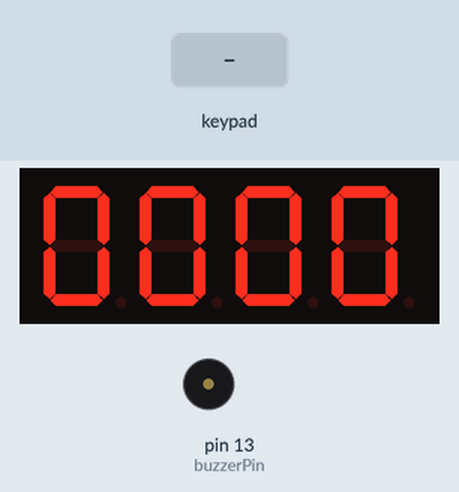
The program below on a simulated Arduino Uno, built with avr-gcc and run on an emulated ATmega328P. Parts: 4-digit seven-segment display, buzzer (waves = sounding). Wiring (inferred from the names in the program): 4-digit 7-segment display, segments lit when LOW: segments pin 2, pin 3, pin 4, pin 5, pin 6, pin 7, pin 8; digit selects pin 9, pin 10, pin 11, pin 12. Inputs (shaded band) come from the test bench. The segment pins are drawn as the display they are named for.

Above: at 1.2 s.
1.3 s: key '1' pressed
At 2.1 s:
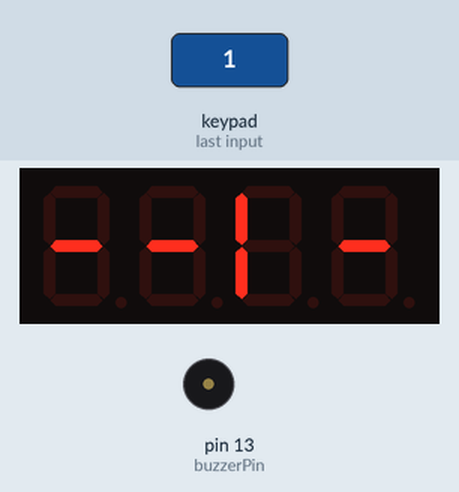
3.8 s: keypad keys 2 3 4 5 6 7 8 pressed 0.4 s apart
At 7.1 s:
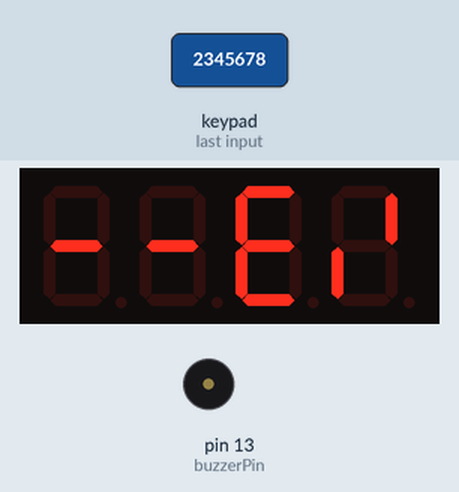
8.1 s: keypad keys 7 5 3 pressed 0.4 s apart
At 11.08 s:
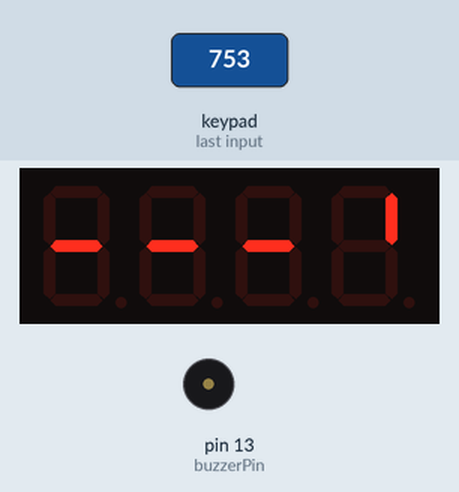
15.3 s: keypad keys 1 3 9 pressed 0.4 s apart
At 16.11 s:
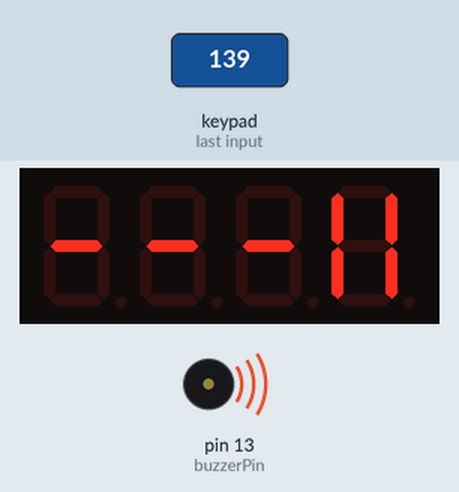
18.0 s: key '9' pressed
At 19.0 s:
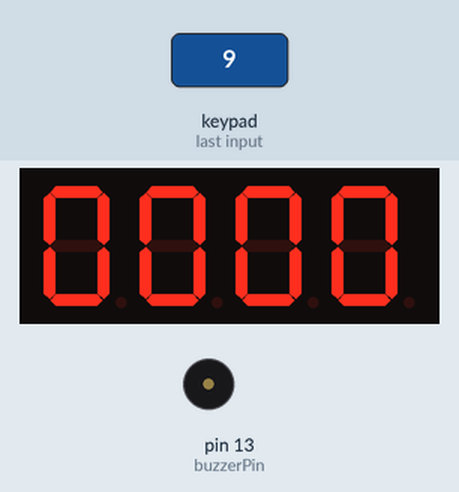
19.5 s: key '1' pressed
At 21.1 s:
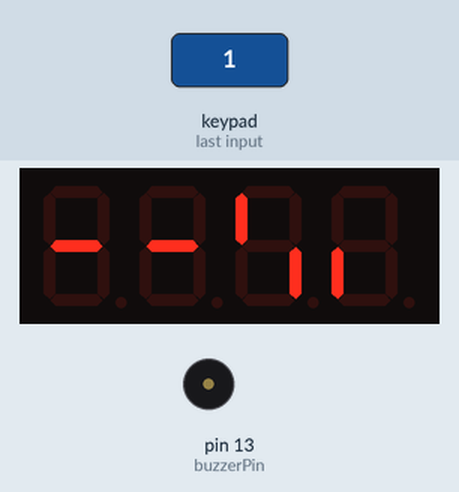
Timing chart, 0 to 26.0 s (numbered marks = the images above; inputs shaded):
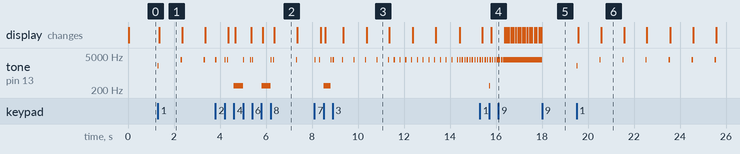

The program:

main.cpp
```cpp
/**
 * ================================================================================
 *          PROJECT: MINI C4 BOMB (GAME PROP / TIMER STYLE INSPIRED BY CS:GO)
 * ================================================================================
 * Hardware used:
 *  - Arduino Uno
 *  - 4-digit 7-segment display (3641AS - Common Cathode)
 *  - 4x4 matrix keypad (configured as 3x3 using pins A0 to A5)
 *  - Passive buzzer (connected to pin 13)
 *
 * Controls:
 *  - Key '1': Arms the bomb and starts the 30-second countdown.
 *  - Keys '7', '5', '3': Secret code sequence to DISARM the bomb.
 *  - Key '9': Resets the game after an explosion or successful disarm.
 *
 * Vibecoded code made by Claude. We decided to share it with the community for educational purposes. AI assist us understanding how to build this code and it implemented while we didn't have enough time at school, lol
 * We made it at school and it was a fun project to learn about electronics and programming.
 * ================================================================================
 */

#include <Arduino.h>
#include <Keypad.h>

// ---------------------------------------------------------
// 1. HARDWARE PIN MAPPING
// ---------------------------------------------------------
// Segment pins (A to G) connected to digital pins 2 to 8
int segmentPins[7] = {2, 3, 4, 5, 6, 7, 8};

// Digit pins (D1 to D4) connected to digital pins 9 to 12
int digitPins[4] = {9, 10, 11, 12};

// Buzzer connection pin
int buzzerPin = 13;

// ---------------------------------------------------------
// 2. MATRIX KEYPAD CONFIGURATION (3x3)
// ---------------------------------------------------------
const byte ROWS = 3;
const byte COLUMNS = 3;

char keys[ROWS][COLUMNS] = {
  {'1', '2', '3'},
  {'4', '5', '6'},
  {'7', '8', '9'}
};

// Rows R1, R2, R3 connected to analog pins A0, A1, A2
byte rowPins[ROWS] = {A0, A1, A2};

// Columns C1, C2, C3 connected to analog pins A3, A4, A5
byte columnPins[COLUMNS] = {A3, A4, A5};

Keypad keypad = Keypad(makeKeymap(keys), rowPins, columnPins, ROWS, COLUMNS);

// ---------------------------------------------------------
// 3. NUMBER TABLE FOR COMMON CATHODE DISPLAY
// ---------------------------------------------------------
// Segment order: {A, B, C, D, E, F, G}
// In common cathode mode: HIGH = LED ON / LOW = LED OFF
const int numbers[11][7] = {
  {HIGH, HIGH, HIGH, HIGH, HIGH, HIGH, LOW }, // Number 0
  {LOW,  HIGH, HIGH, LOW,  LOW,  LOW,  LOW }, // Number 1
  {HIGH, HIGH, LOW,  HIGH, HIGH, LOW,  HIGH}, // Number 2
  {HIGH, HIGH, HIGH, HIGH, LOW,  LOW,  HIGH}, // Number 3
  {LOW,  HIGH, HIGH, LOW,  LOW,  HIGH, HIGH}, // Number 4
  {HIGH, LOW,  HIGH, HIGH, LOW,  HIGH, HIGH}, // Number 5
  {HIGH, LOW,  HIGH, HIGH, HIGH, HIGH, HIGH}, // Number 6
  {HIGH, HIGH, HIGH, LOW,  LOW,  LOW,  LOW }, // Number 7
  {HIGH, HIGH, HIGH, HIGH, HIGH, HIGH, HIGH}, // Number 8
  {HIGH, HIGH, HIGH, HIGH, LOW,  HIGH, HIGH}, // Number 9
  {LOW,  LOW,  LOW,  LOW,  LOW,  LOW,  HIGH}  // Index 10 -> waiting dash "-"
};

// ---------------------------------------------------------
// 4. GAME CONTROL VARIABLES
// ---------------------------------------------------------
enum GameState { WAITING, ARMED, EXPLODED, DISARMED };
GameState currentState = WAITING;

int remainingSeconds = 30;          // Total game time in seconds
unsigned long previousTimer = 0;    // Tracks the real 1-second clock
unsigned long lastBeep = 0;          // Controls the accelerated sound rhythm

// Secret code to disarm the bomb
char secretCode[3] = {'7', '5', '3'};
char currentAttempt[3] = {'_', '_', '_'};
int attemptIndex = 0;

void setup() {
  // Configure display pins as outputs
  for (int i = 0; i < 7; i++) pinMode(segmentPins[i], OUTPUT);
  for (int i = 0; i < 4; i++) {
    pinMode(digitPins[i], OUTPUT);
    digitalWrite(digitPins[i], HIGH); // Keeps digits off during startup
  }

  pinMode(buzzerPin, OUTPUT);
}

// Function responsible for fast multiplexing to light up the 4 digits
void renderCustomDisplay(int d0, int d1, int d2, int d3) {
  int values[4] = {d0, d1, d2, d3};
  for (int i = 0; i < 4; i++) {
    for (int d = 0; d < 4; d++) digitalWrite(digitPins[d], HIGH); // Turn off all digits
    for (int s = 0; s < 7; s++) digitalWrite(segmentPins[s], numbers[values[i]][s]); // Draw the number
    digitalWrite(digitPins[i], LOW); // Turn on only the current digit (common cathode)
    delay(4); // Small delay to take advantage of the persistence of vision
  }
}

void loop() {
  char key = keypad.getKey();

  // ---------------------------------------------------------
  // A. KEY READING AND INPUT HANDLING
  // ---------------------------------------------------------
  if (key) {
    tone(buzzerPin, 2000, 40); // Short click feedback for any key press

    // State 1: Machine idle, waiting to arm
    if (currentState == WAITING && key == '1') {
      currentState = ARMED;
      remainingSeconds = 30;
      previousTimer = millis();
      lastBeep = millis();
      attemptIndex = 0;
    }
    // State 2: Bomb armed, accepting the code input
    else if (currentState == ARMED) {
      currentAttempt[attemptIndex] = key;
      attemptIndex++;
      tone(buzzerPin, 3500, 50); // Beep confirming the entered digit

      // When all 3 digits of the attempt are filled
      if (attemptIndex >= 3) {
        if (currentAttempt[0] == secretCode[0] && currentAttempt[1] == secretCode[1] && currentAttempt[2] == secretCode[2]) {
          // CORRECT CODE! (BOMB DEFUSED)
          currentState = DISARMED;
          tone(buzzerPin, 4000, 150);
          delay(150);
          tone(buzzerPin, 5000, 400);
        } else {
          // WRONG CODE: penalty of 5 seconds
          remainingSeconds -= 5;
          tone(buzzerPin, 300, 400); // Low-frequency alert indicating error
        }
        attemptIndex = 0; // Clear the attempt for the next input
      }
    }
    // State 3 & 4: End of game (Exploded or Disarmed) -> Press '9' to reset
    else if (currentState == EXPLODED || currentState == DISARMED) {
      if (key == '9') {
        currentState = WAITING;
        noTone(buzzerPin);
      }
    }
  }

  // ---------------------------------------------------------
  // B. TIMER STATE MACHINE AND CS:GO STYLE SOUND EFFECTS
  // ---------------------------------------------------------
  if (currentState == ARMED) {

    // Decrease the real clock every 1000 ms (1 second)
    if (millis() - previousTimer >= 1000) {
      previousTimer = millis();
      remainingSeconds--;

      if (remainingSeconds <= 0) {
        currentState = EXPLODED; // Time is up -> BOOM!
      }
    }

    // Beep acceleration system (the lower the time, the faster the sound)
    int beepInterval = 1000; // Normal: one beep per second
    if (remainingSeconds <= 10) beepInterval = 500; // Faster below 10s
    if (remainingSeconds <= 5)  beepInterval = 250; // Much faster below 5s
    if (remainingSeconds <= 2)  beepInterval = 100; // Final desperation in the last 2 seconds

    // Trigger the high-pitched beep independently of display refresh
    if (millis() - lastBeep >= beepInterval) {
      lastBeep = millis();
      tone(buzzerPin, 3500, 50);
    }
  }

  // ---------------------------------------------------------
  // C. 7-SEGMENT DISPLAY UPDATE BY STATE
  // ---------------------------------------------------------
  if (currentState == WAITING) {
    renderCustomDisplay(10, 10, 10, 10); // Draw four dashes "----"
  }
  else if (currentState == ARMED) {
    int tens = remainingSeconds / 10;
    int units = remainingSeconds % 10;
    renderCustomDisplay(0, 0, tens, units); // Display the running timer, e.g. 0025
  }
  else if (currentState == DISARMED) {
    renderCustomDisplay(0, 0, 0, 0); // Show static "0000" (Victory)
  }
  else if (currentState == EXPLODED) {
    tone(buzzerPin, 3500); // Continuous, deafening siren

    // Visual explosion effect with flashing "9999" and dashes on the screen
    if ((millis() / 100) % 2 == 0) {
      renderCustomDisplay(9, 9, 9, 9);
    } else {
      renderCustomDisplay(10, 10, 10, 10);
    }
  }
}
```

Measured:
- after the input at 1.3 s, tone on pin 13 (buzzerPin): silent → 2000 Hz at once, then repeats every 1.0 s: silent 0.96 s, 3500 Hz 0.05 s; the display: changes after 0.06 s (image 1)
- after the input at 3.8 s, the display: first differs from a run without the input after 0.86 s (image 2 shows a later state)
- after the input at 15.3 s, the display: first differs from a run without the input after 0.49 s (image 4)
- after the input at 18.0 s, tone on pin 13 (buzzerPin): 3500 Hz → silent at once
- after the input at 19.5 s, tone on pin 13 (buzzerPin): silent → 2000 Hz at once, then repeats every 1.0 s: silent 0.96 s, 3500 Hz 0.05 s; the display: first changes after 0.08 s (image 6 shows a later state)
- what the display in image 1 shows lasts 1.0 s, from 1.4 s to 2.4 s
